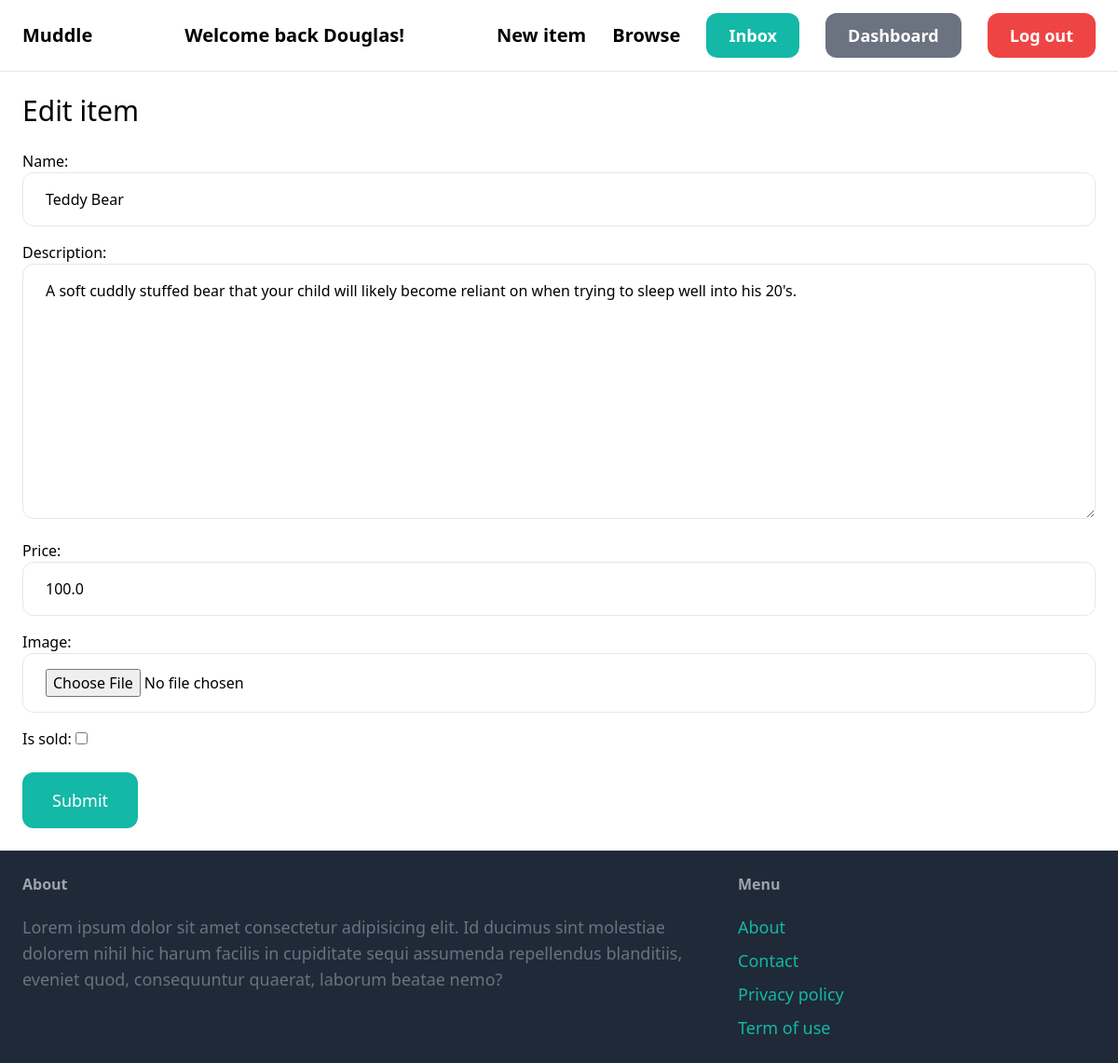
The page /items/1/edit/ (signed in) on the database its author committed.
### item/models.py (models this page shows, shortened)
class Item(models.Model):
    category = models.ForeignKey(Category, related_name='items', on_delete=models.CASCADE)
    name=models.CharField(max_length=255)
    description = models.TextField(blank=True, null=True)
    price = models.FloatField()
    image = models.ImageField(upload_to='item_images', blank=True, null=True)
    is_sold = models.BooleanField(default=False)
    created_by = models.ForeignKey(User, related_name='items', on_delete=models.CASCADE)
    created_at=models.DateTimeField(auto_now_add=True)

### item/views.py (the view)
# urls.py: path('<int:pk>/edit/', views.edit, name='edit'),
@login_required
def edit(request, pk):
    item = get_object_or_404(Item, pk=pk, created_by=request.user)
    if request.method == 'POST':
        form = EditItemForm(request.POST, request.FILES, instance=item)
        if form.is_valid():
            item.save()
            return redirect('item:detail', pk=item.id)
    else:
        form = EditItemForm(instance=item)
    return render(request, 'item/form.html', {
        'form':form,
        'title': 'Edit item',
    })

### item/forms.py
class EditItemForm(forms.ModelForm):
    class Meta:
        model = Item
        fields = ('name', 'description', 'price', 'image', 'is_sold',)
        widgets={
            'name':forms.TextInput(attrs={
                'class': INPUT_CLASSES
            }),
            'description':forms.Textarea(attrs={
                'class': INPUT_CLASSES
            }),
            'price':forms.TextInput(attrs={
                'class': INPUT_CLASSES
            }),
            'image':forms.FileInput(attrs={
                'class': INPUT_CLASSES
            }),
        }

### item/templates/item/form.html (shortened to what this page needs)
{% extends 'core/base.html' %}
{% block content %}
<h1 class="mb-6 text-3xl">{{ title }}</h1>
<form method="post" action="." enctype="multipart/form-data">
    <div class="space-y-4">
        {{ form.as_p }}
    </div>
    <button class="py-4 mt-6 px-8 text-lg bg-teal-500 hover:bg-teal-700 rounded-xl text-white">Submit</button>
</form>
{% endblock %}

### core/templates/core/base.html (shortened to what this page needs)
<!DOCTYPE html>
<html lang="en">
    <head>
        <script src="https://cdn.tailwindcss.com"></script>
    </head>
    <body>
        <nav class="py-6 px-6 flex justify-between items-center border-b border-gray-200">
            <a href="/" class="text-xl font-semibold">Muddle</a>
            {% if request.user.is_authenticated %}
                <p class="text-xl font-semibold">Welcome back {{ request.user.first_name }}!</p>
            {% else %}
            <p class="text-xl font-semibold">Welcome! Please log-in/sign-up!</p>
            {% endif %}
            <div class="space-x-6">
                <a href="{% url 'item:new' %}" class="text-xl font-semibold hover:text-gray-500">New item</a>
                <a href="{% url 'item:items' %}" class="text-xl font-semibold hover:text-gray-500">Browse</a>
                {% if request.user.is_authenticated %}
                    <a href="{% url 'conversation:inbox' %}" class="px-6 py-3 text-lg font-semibold bg-teal-500 text-white rounded-xl hover:bg-teal-700">Inbox</a>
                    <a href="{% url 'dashboard:index' %}" class="px-6 py-3 text-lg font-semibold bg-gray-500 text-white rounded-xl hover:bg-gray-700">Dashboard</a>
                    <a href="{% url 'core:logout' %}" class="px-6 py-3 text-lg font-semibold bg-red-500 text-white rounded-xl hover:bg-red-700">Log out</a>
                {% else %}
                    <a href="{% url 'core:signup' %}" class="px-6 py-3 text-lg font-semibold bg-teal-500 text-white rounded-xl hover:bg-teal-700">Sign up</a>
                    <a href="{% url 'core:login' %}" class="px-6 py-3 text-lg font-semibold bg-gray-500 text-white rounded-xl hover:bg-gray-700">Log in</a>
                {% endif %}
            </div>
        </nav>
        <div class="px-6 py-6">
            {% block content %}
            {% endblock %}
        </div>
        <footer class="py-6 px-6 flex justify-between bg-gray-800">
            <div class="w-2/3 pr-10">
                <h3 class="mb-5 font-semibold text-gray-400">About</h3>
                <p class="text-lg text-gray-500">Lorem ipsum dolor sit amet consectetur adipisicing elit. Id ducimus sint molestiae dolorem nihil hic harum facilis in cupiditate sequi assumenda repellendus blanditiis, eveniet quod, consequuntur quaerat, laborum beatae nemo?
                </p>
            </div>
            <div class="w-1/3">
                <h3 class="mb-5 font-semibold text-gray-400">Menu</h3>
                <ul class="space-y-2">
                    <li><a href="#" class="text-lg text-teal-500 hover:text-teal-700">About</a></li>
                    <li><a href="{% url 'core:contact' %}" class="text-lg text-teal-500 hover:text-teal-700">Contact</a></li>
                    <li><a href="#" class="text-lg text-teal-500 hover:text-teal-700">Privacy policy</a></li>
                    <li><a href="#" class="text-lg text-teal-500 hover:text-teal-700">Term of use</a></li>
                </ul>
            </div>
        </footer>
    </body>
</html>

### rows shown on the page
Item: name "Teddy Bear", description "A soft cuddly stuffed bear that your child will likely become reliant on when trying to sleep well into his 20's.", price "100.0"

### other values the page prints
{{ request.user.first_name }} "Douglas"
{{ title }} "Edit item"
